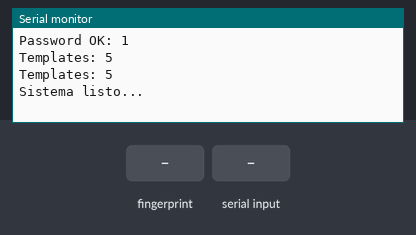
Bench run of a sketch on a simulated Arduino Uno, built with avr-gcc and run on an emulated ATmega328P. On the bench: the last lines printed to the serial monitor. The test bench sets the inputs (shaded band).

Above: at 2.2 s.
2.3 s: finger stored as number 1 placed on the sensor
At 3.4 s:
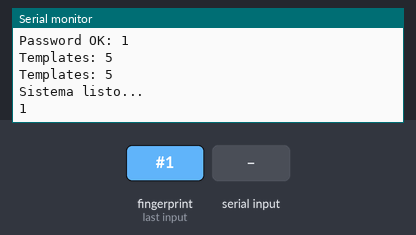
4.1 s: "ENROLL:90\n" received over Serial
At 5.3 s:
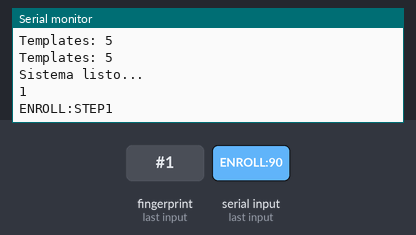
5.6 s: finger stored as number 1 placed on the sensor
At 6.9 s:
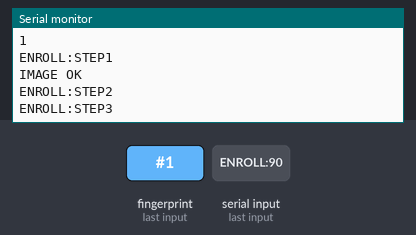
7.2 s: finger stored as number 1 placed on the sensor
At 8.4 s:
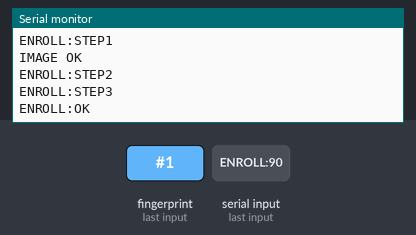
8.9 s: "ENROLL:,45\n" received over Serial
At 9.4 s:
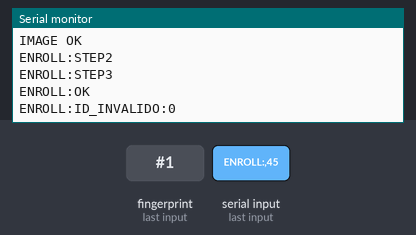
10.4 s: "DELETE:90\n" received over Serial
At 11.8 s:
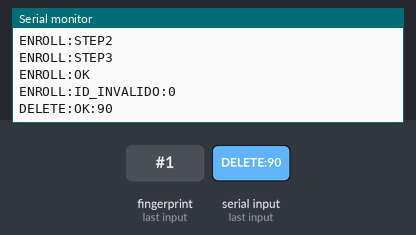

Measured:
- after the input at 2.3 s, the serial monitor: prints a new line after 0.32 s (image 1)
- after the input at 4.1 s, the serial monitor: prints a new line at once (image 2)
- after the input at 5.6 s, the serial monitor: prints a new line after 0.13 s (image 3)
- after the input at 7.2 s, the serial monitor: prints a new line after 0.29 s (image 4)
- after the input at 8.9 s, the serial monitor: prints a new line after 0.05 s (image 5)
- after the input at 10.4 s, the serial monitor: prints a new line after 0.06 s (image 6)

The sketch:

Registro_huella.ino
```cpp
#include <Adafruit_Fingerprint.h>
#include <SoftwareSerial.h>

SoftwareSerial mySerial(2, 3);
Adafruit_Fingerprint finger(&mySerial);

String comando = "";
bool enProceso = false;

void setup() {
  Serial.begin(9600);
  mySerial.begin(57600);
  finger.begin(57600);

  Serial.print("Password OK: ");
  Serial.println(finger.verifyPassword());

  finger.getTemplateCount();

  Serial.print("Templates: ");
  Serial.println(finger.templateCount);

  if (!finger.verifyPassword()) {
    Serial.println("ERROR: Sensor no encontrado");
    while (1) { delay(100); }
  }

  finger.getTemplateCount();

  Serial.print("Templates: ");
  Serial.println(finger.templateCount);

  Serial.println("Sistema listo...");
}

void loop() {
  // Escuchar comandos desde Node
  if (Serial.available()) {
    comando = Serial.readStringUntil('\n');
    comando.trim();

    if (comando.startsWith("ENROLL:") && comando.length() > 7) {
      int id = comando.substring(7).toInt();

      if (id < 1 || id > 255) {
        Serial.print("ENROLL:ID_INVALIDO:");
        Serial.println(id);
        return;
      }

      enProceso = true;
      enrollFingerprint(id);
      delay(500);
      enProceso = false;
    }

    else if (comando.startsWith("DELETE:") && comando.length() > 7) {
      int id = comando.substring(7).toInt();
      deleteFingerprint(id);
    }
  }

  // Detectar huellas solo si no esta registrando
  if (!enProceso) {
    detectarHuella();
  }
}

//
// Registro de huella
//
void enrollFingerprint(int id) {

  uint8_t p;

  Serial.println("ENROLL:STEP1");

while (true) {

  uint8_t p = finger.getImage();

  if (p == FINGERPRINT_OK) {
    Serial.println("IMAGE OK");
    break;
  }

  if (p != FINGERPRINT_NOFINGER) {
    Serial.print("ERROR=");
    Serial.println(p);
  }

  delay(200);
}

  Serial.println("ENROLL:STEP2");

  while (finger.getImage() != FINGERPRINT_NOFINGER) {
    delay(100);
  }

  Serial.println("ENROLL:STEP3");

  while (finger.getImage() != FINGERPRINT_OK) {
    delay(100);
  }

  p = finger.image2Tz(2);

  if (p != FINGERPRINT_OK) {
    Serial.println("ENROLL:ERROR");
    return;
  }

  p = finger.createModel();

  if (p != FINGERPRINT_OK) {
    Serial.println("ENROLL:ERROR");
    return;
  }

  p = finger.storeModel(id);

  if (p != FINGERPRINT_OK) {
    Serial.println("ENROLL:ERROR");
    return;
  }

  Serial.println("ENROLL:OK");
}


//
// Deteccion de huella
//
void detectarHuella() {

  uint8_t p = finger.getImage();

  if (p != FINGERPRINT_OK)
    return;

  p = finger.image2Tz();

  if (p != FINGERPRINT_OK)
    return;

  p = finger.fingerSearch();

  if (p != FINGERPRINT_OK)
    return;

  Serial.println(finger.fingerID);

  delay(1000);
}

void deleteFingerprint(int id) {
  uint8_t p = finger.deleteModel(id);

  if (p == FINGERPRINT_OK) {
    Serial.print("DELETE:OK:");
    Serial.println(id);
  } else {
    Serial.print("DELETE:ERROR:");
    Serial.println(p);
  }
}
```
